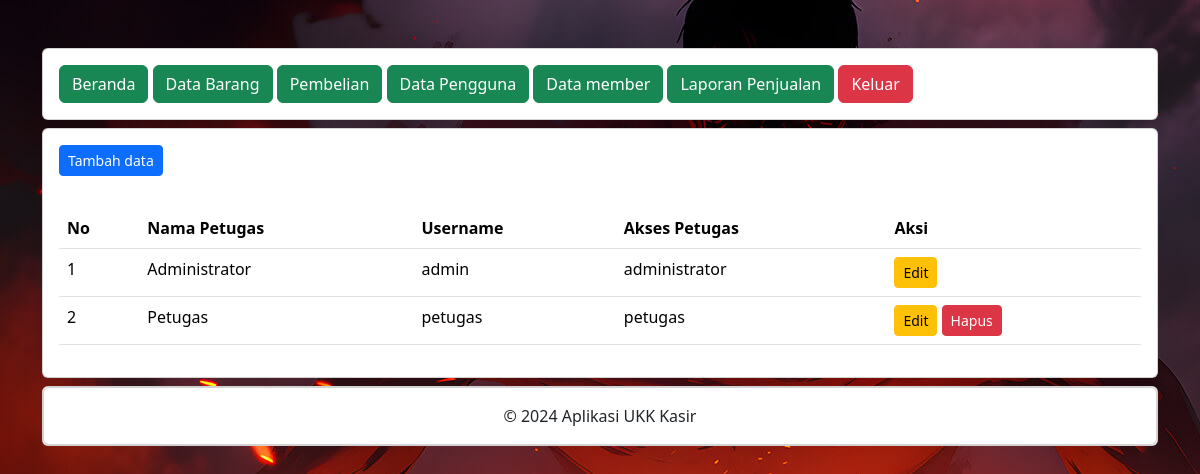
The page /administrator/data_pengguna.php (signed in) on the database its author committed.
### tables this page shows
CREATE TABLE `petugas` (
  `id_petugas` int(11) NOT NULL,
  `nama_petugas` varchar(255) NOT NULL,
  `username` varchar(255) NOT NULL,
  `password` varchar(255) NOT NULL,
  `level` int(20) NOT NULL
);

### administrator/data_pengguna.php (the view, shortened to what this page needs)
<?php
include "header.php";
include "navbar.php";
?>
<body style="background-color: #;">
					<div class="card mt-2">
						<div class="card-body">
							<button type="button" class="btn btn-primary btn-sm" data-bs-toggle="modal" data-bs-target="#tambah-data">
								Tambah data
							</button>
						</div>
						<div class="card-body">
							<table class="table">
								<thead>
									<tr>
										<th>No</th>
										<th>Nama Petugas</th>
										<th>Username</th>
										<th>Akses Petugas</th>
										<th>Aksi</th>
									</tr>
								</thead>
								<tbody>
									<?php
										include '../koneksi.php';
										$no = 1;
										$data = mysqli_query($koneksi,"select * from petugas");
										while($d = mysqli_fetch_array($data)){
									        ?>
											<tr>
												<td><?php echo $no++; ?></td>
												<td><?php echo $d['nama_petugas']; ?></td>
												<td><?php echo $d['username']; ?></td>
												<td>
										    <?php
											if($d['level']== '1') { ?>
											administrator
											<?php } else { ?>
											petugas
											<?php } ?>
											</td>
										<td>
											<button type="button" class="btn btn-warning btn-sm" data-bs-toggle="modal" data-bs-target="#edit-data<?php echo $d['id_petugas'];?>">
													Edit
											</button>
											<?php
											if($d['level']== $_SESSION['level']) { ?>
											<?php } else { ?>
											<button type="button" class="btn btn-danger btn-sm" data-bs-toggle="modal" data-bs-target="#hapus-data<?php echo $d['id_petugas'];?>">
												Hapus
											</button>
											<?php } ?>
										</td>
									</tr>
<?php }?>
								</tbody>
							</table>
						</div>
					</div>
<?php
include "footer.php";
?>

### administrator/header.php (style rules this page uses)
body { background-image: url(../assets/bg.jpg); }

### rows shown on the page
petugas: nama_petugas "Administrator", username "admin", level "administrator"
petugas: nama_petugas "Petugas", username "petugas", level "petugas"
